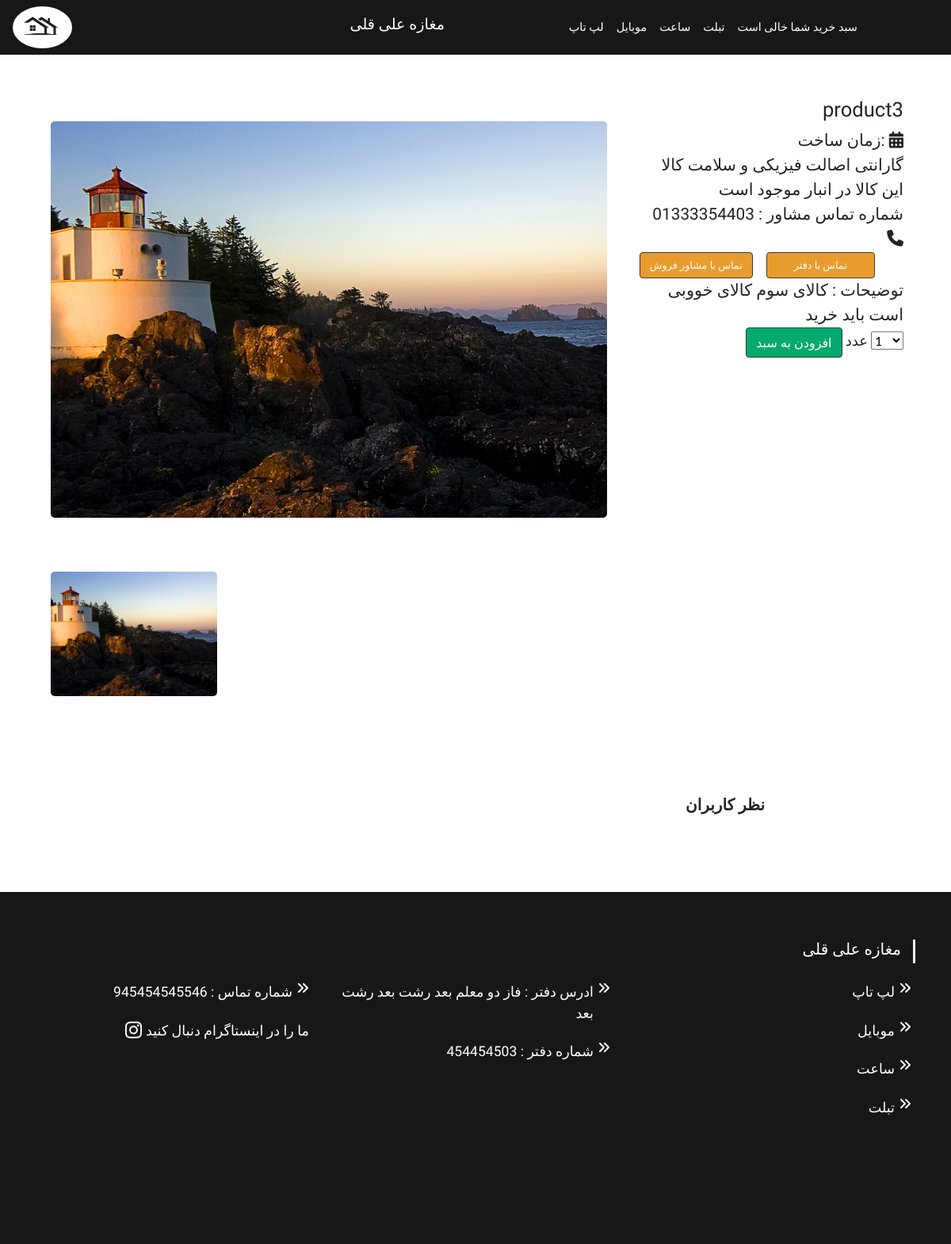
The app's page /products/3/product3/, older data.
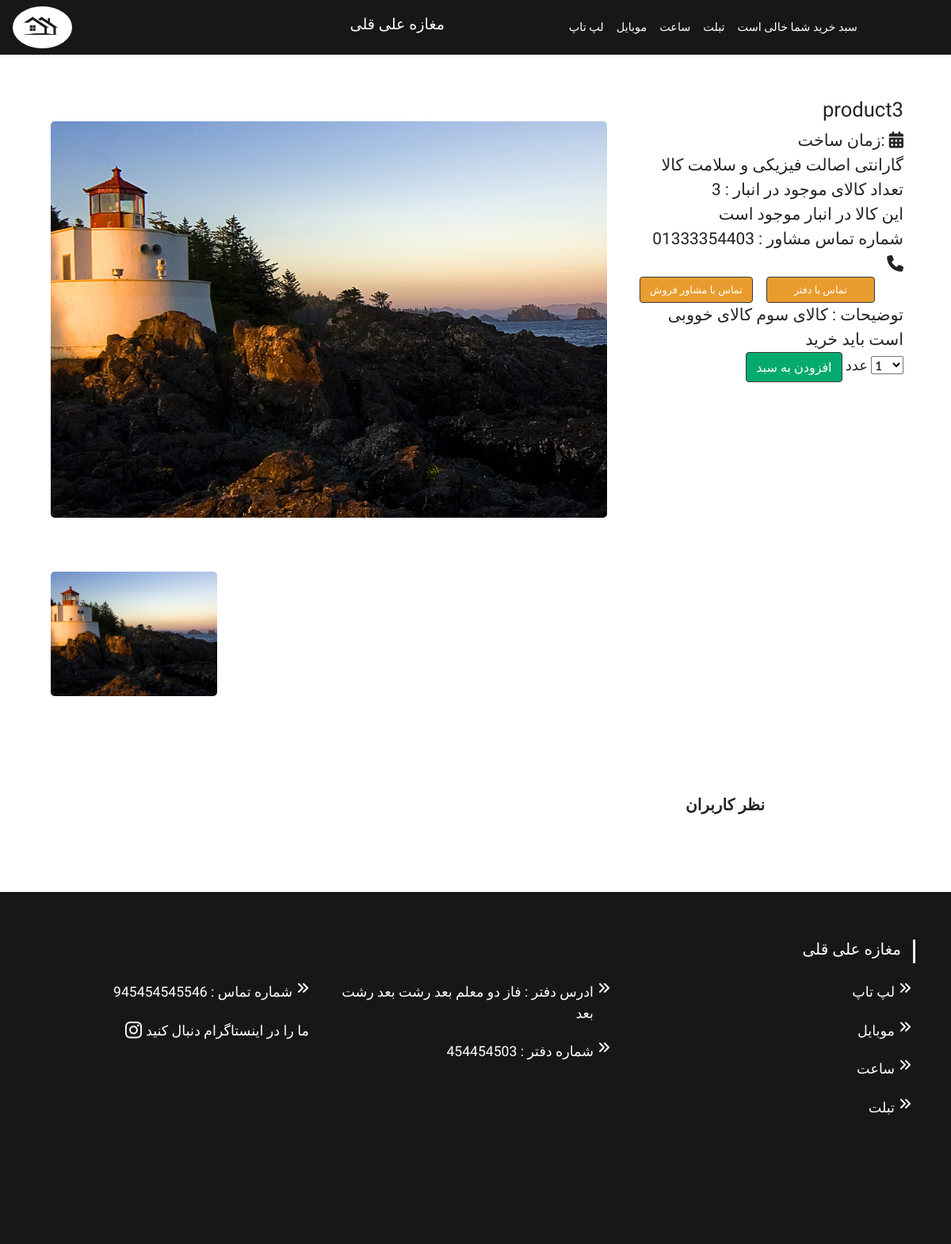
The same page, newer data.
### products/models.py (models this page shows, shortened)
class Product(models.Model):
    category_id     = models.ForeignKey(Category, related_name='products',
                        on_delete=models.CASCADE, blank=False)
    name            = models.CharField(max_length=40, db_index=True)
    slug            = models.SlugField(max_length=40, db_index=True)
    product_image   = models.ManyToManyField(ProductImage)
    summary         = models.TextField(max_length=100, blank=True, null=True)
    description     = models.TextField(max_length=200, blank=False)
    price           = models.DecimalField(max_digits=10, decimal_places=2)
    stock           = models.PositiveIntegerField(blank=True, null=True)
    rate            = models.PositiveIntegerField(default=0,
                        validators=[MaxValueValidator(5), MinValueValidator(0)])
    available       = models.BooleanField(default=True)
    created         = models.DateTimeField(auto_now_add=True)
    updated         = models.DateTimeField(auto_now=True)
    class Meta:
        ordering = ('-created',)
        index_together = (('id', 'slug'),)

### products/views.py (the view, shortened to what this page needs)
# urls.py: path('<int:id>/<str:slug>/', views.ProductDetailView.as_view(), name='product-detail'),
class ProductDetailView(DetailView):
    template_name = 'products/detail.html'
    queryset = Product.objects.all()
    context_object_name = 'object'
    def get_context_data(self, **kwargs):
        context = super().get_context_data(**kwargs)
        id_ = self.kwargs.get("id")
        image_list = Product.objects.get(id=id_).product_image.all()
        cart_product_form = CartAddProductForm()
        product_comments = ProductComment.objects.filter(product=Product.objects.get(id=id_))
        product_comment_form  = ProductCommentForm()
        context.update({'image_list': image_list,
                        'cart_product_form' : cart_product_form,
                        'product_comments': product_comments,
                        'product_comment_form': product_comment_form}
                        )
        return context
    def get_object(self):
        id_ = self.kwargs.get("id")
        slug_ = self.kwargs.get("slug")
        return get_object_or_404(Product, id=id_, slug=slug_)

### cart/forms.py
class CartAddProductForm(forms.Form):
    def __init__(self, *args, **kwargs):
        kwargs.setdefault('label_suffix', '')
        super(CartAddProductForm, self).__init__(*args, **kwargs)
    quantity = forms.TypedChoiceField(label="تعداد", choices=Product_QUANTITY_CHOICE,
                                    coerce=int)
    update = forms.BooleanField(required=False, initial=False,
                                widget=forms.HiddenInput)

### products/forms.py
class ProductCommentForm(forms.Form):
    new_comment_text = forms.CharField(
                widget=forms.Textarea(
                attrs = {
                        "style" : "width: 100%; border: none;"
                                + "background: #E8E8E8; padding: 5px 10px;"
                                + "height: 100px;	border-radius: 5px 5px 0px 0px;"
                                + "border-bottom: 2px solid #016BA8; transition: all 0.5s;"
                                + "margin-top: 15px; margin-bottom: 5px;"
                                + "float:right;",
                                'placeholder': 'User'
                    }
                ),initial=' ', required=True)

### cart/context_processors.py (called while the page is built)
def cart(request):
    return {'cart': Cart(request)}

### products/templates/products/detail.html (shortened to what this page needs)
{% extends 'base.html' %}
{% load static %}
{% load thumbnail %}
{% block add_css %}
<link rel="stylesheet" href="{% static 'home/css/style.css' %}" type="text/css" media="screen" />
<link rel="stylesheet" href="{% static 'home/css/flexslider.css' %}" type="text/css" media="screen" />
{% endblock add_css %}
{% block content %}
<div class="container">
      <div style="margin-top: 20px;" class="container">
          <div class="row">
            <div class="col-sm-12 col-lg-8 col-md-6">
              <section class="slider">
                  <div id="slider" class="flexslider">
                      <ul class="slides">
                        {% for i in image_list %}
                          {% thumbnail i.image "500" as im %}
                            <li>
                              <img id="myImg" src="{{im.url}}" class="detail-img-one" />
                            </li>
                          {% endthumbnail %}
                        {% endfor %}
                     </ul>
                  </div>
                  <div id="carousel" class="flexslider">
                      <ul class="slides">
                        {% for i in image_list %}
                          {% thumbnail i.image "500" as im %}
                            <li>
                              <img id="myImg" src="{{im.url}}" />
                            </li>
                          {% endthumbnail %}
                        {% endfor %}
                      </ul>
                  </div>
              </section>
            </div>
            <div  class= " col-sm-12 col-lg-4 col-md-6">
              <h4 style="padding-top: 10%;" class="h-detail-description font-Lalezar-h3"> {{object.name}} </h4>
            <div >
              <ul class="ul-li ul-detail-description font-mirza-li">
                <li >زمان ساخت: {% if object.year == 0 %}نوساز{% else %} {{object.year}} {% endif %}<i class="fa fa-calendar" aria-hidden="true"></i></li>
                <li >گارانتی اصالت فیزیکی و سلامت کالا</li>
                {% if object.stock %}
                  <li>{{object.stock}} : تعداد کالای موجود در انبار </li>
                {% endif %}
                {% if object.available %}
                  <li>این کالا در انبار موجود است</li>
                {% else %}
                  <li>این کالا در انبار موجود نیست</li>
                {% endif %}
                <li>  01333354403 : شماره تماس مشاور  <i class="fas fa-phone"></i></li>
                <div class="call-block" >
                  <a class="btn btn-dark" href="tel: 01353445503">تماس با مشاور فروش</a>
                  <a style="margin-left: 5%; padding-left:10%; padding-right:10%;" class="btn btn-dark" href="tel:0133265303"> تماس با دفتر </a>
                </div>
                <li class="p-detail-description">توضیحات : {{object.description}} </li>
                {% if object.stock != 0 and object.available  %}
                  <form class="" action="{% url 'cart:cart_add' product_id=object.id %}" method="post">
                    <input class="btn btn-dark" style="background-color:#04AA6D;" type="submit" name="" value="افزودن به سبد">
                    <span style="font-size:18px;" class="ul-li font-mirza-li">عدد</span>
                    {{ cart_product_form.quantity }}
                  </form>
                {% endif %}
              </ul>
            </div>
          </div>
            </div>
              </div>
             </div>
          <div class="container">
            <div class="row comment-box">
              <div class="col-2">
              </div>
              <div class="col-8">
                <h5 style="font-weight:bold;">نظر کاربران</h5>
              </div>
              <div class="col-2">
              </div>
            </div>
            <div class="row">
              <div class="col-6">
            </div>
            </div>
          </div>
<link rel="stylesheet" type="text/css" href="//cdn.jsdelivr.net/npm/slick-carousel@1.8.1/slick/slick.css"/>
  {% endblock content %}

Row changes from the older to the newer data that the page shows:
changed Product "product3": stock (not shown) → "3"
Text that changed along with them:
text now shown: ": تعداد کالای موجود در انبار"
